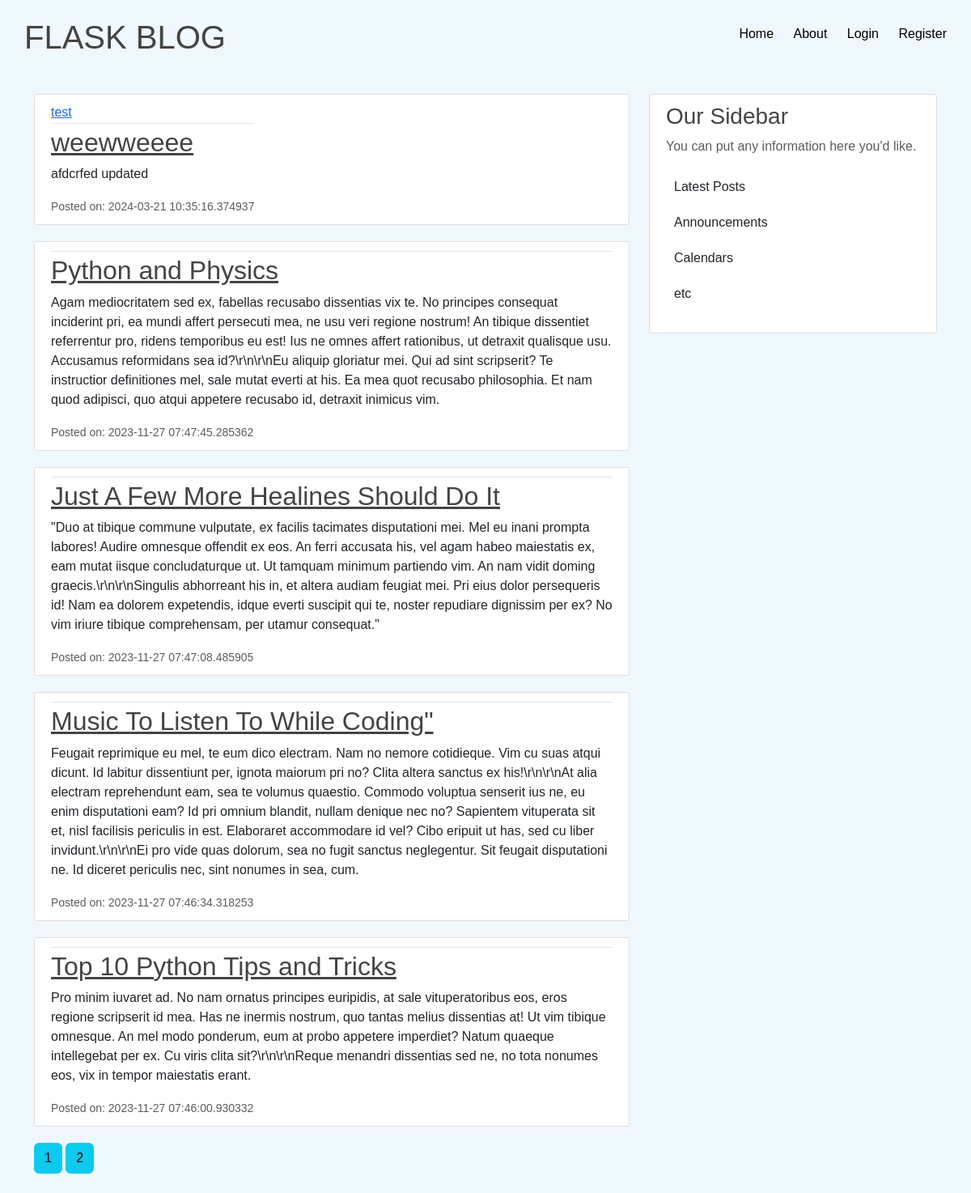
Page /home on the earlier database version.
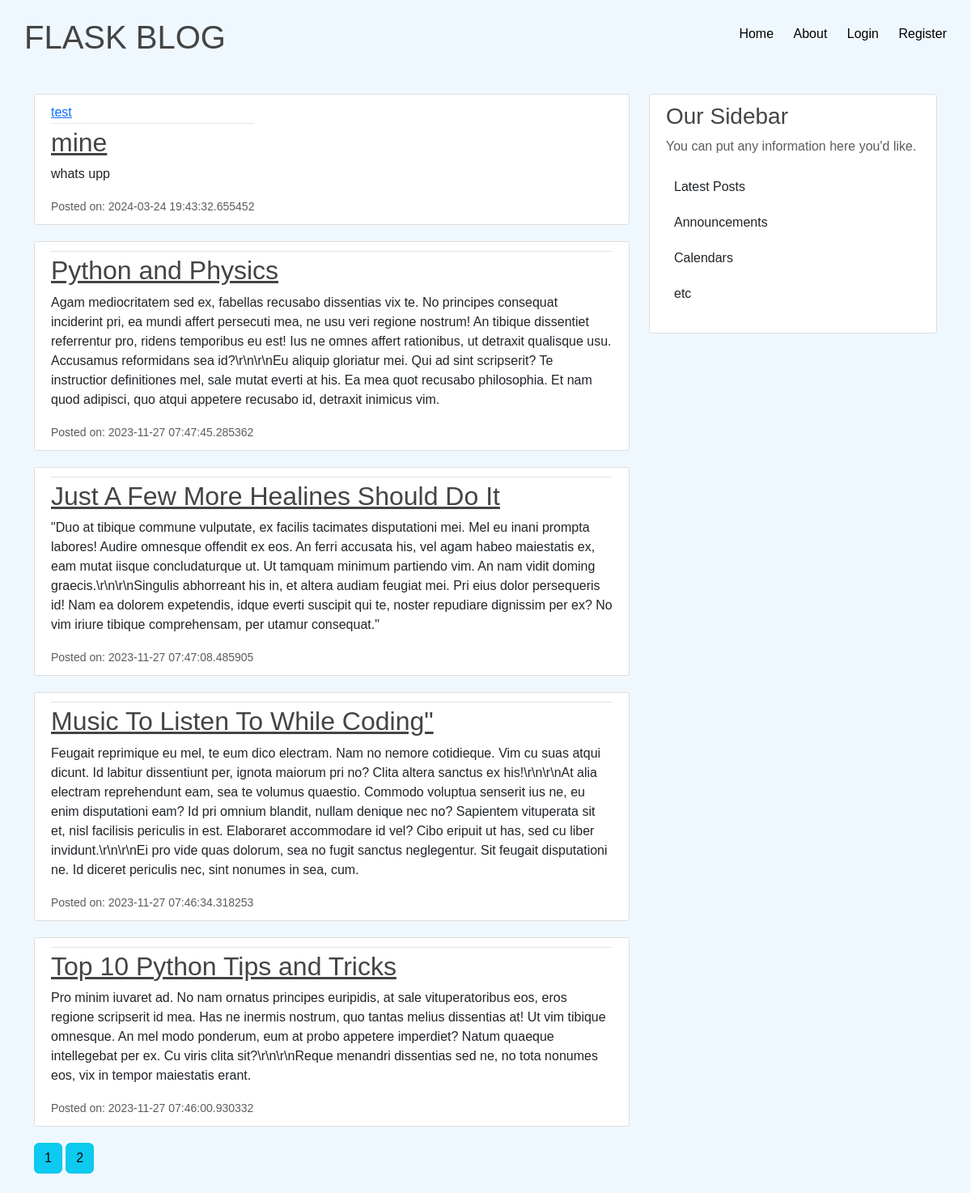
Same page on the later database version.
### flaskblog/modules.py (models this page shows, shortened)
class Post(db.Model):
    id = db.Column(db.Integer, primary_key=True)
    title = db.Column(db.String(100), nullable=False)
    date_posted = db.Column(db.DateTime, nullable=False, default=datetime.utcnow)
    content = db.Column(db.Text(2000), nullable=False)
    user_id = db.Column(db.Integer(), db.ForeignKey('user.id'), nullable=False)

class User(db.Model,UserMixin):
    id = db.Column(db.Integer, primary_key=True)
    username = db.Column(db.String(20), unique=True, nullable=False)
    email = db.Column(db.String(120), unique=True, nullable=False)
    image_file = db.Column(db.String(20), nullable=False, default='default.jpg')
    password = db.Column(db.String(60), nullable=False)
    post = db.relationship('Post',backref='author',lazy=True)

### flaskblog/routes.py (the view)
@app.route("/")
@app.route("/home")
def home():
    page = request.args.get('page',1,type=int)
    posts=Post.query.order_by(Post.date_posted.desc()).paginate(page=page,per_page=5)
    return render_template("home.html",posts=posts)

### flaskblog/templates/home.html
{% extends "layout.html" %}
{% block body%}
    {% for post in posts.items %}
    <article class="media content-section">
        <div class="media-body">
          <div class="article-metadata">
            <a class="mr-2" href="{{ url_for('user_posts', username=post.author.username) }}">{{ post.author.username }}</a>
          </div>
          <h2><a class="article-title" href="{{ url_for('post',post_id=post.id) }}">{{ post.title }}</a></h2>
          <p class="article-content">{{ post.content }}</p>
          <small class="text-muted">Posted on: {{ post.date_posted }}</small>
        </div>
      </article>
    {% endfor%}
    {% for page_num in posts.iter_pages(left_edge=1,right_edge=1,left_current=2,right_current=2)%}
      {% if page_num %}
        {% if posts.page == page_num %}
          <a class="btn btn-info mb-4" href="{{ url_for('home', page=page_num) }}">{{ page_num }}</a>
        {% else %}
          <a class="btn btn-info mb-4" href="{{ url_for('home', page=page_num) }}">{{ page_num }}</a>
        {%endif%}
      {% else %}
        ...
      {% endif %}
    {% endfor %}
{% endblock %}

Differences in the rows shown:
changed Post "test": title "weewweeee" → "mine"; content "afdcrfed updated" → "whats upp"; date_posted "2024-03-21 10:35:16.374937" → "2024-03-24 19:43:32.655452"
